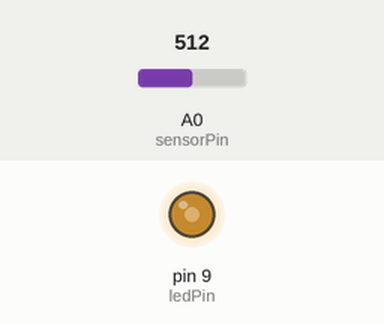
This sketch was run on a simulated Arduino Uno, built with avr-gcc and run on an emulated ATmega328P. Shown: output pins drawn as LEDs (lit = HIGH). Inputs (shaded band) come from the test bench; at power-on: A0 (sensorPin) = 512. What the sketch prints to the serial monitor is not drawn.

Above: at 1.2 s.
1.3 s: A0 (sensorPin) set to 418
At 2.8 s:
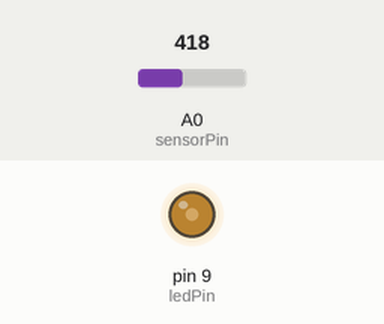
4.3 s: A0 (sensorPin) set to 387
At 5.0 s:
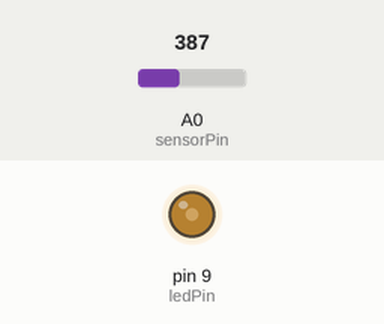
7.3 s: A0 (sensorPin) set to 716
At 8.5 s:
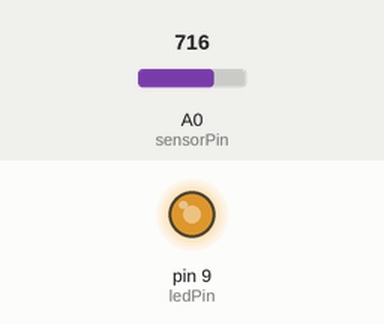
8.8 s: A0 (sensorPin) set to 982
At 9.5 s:
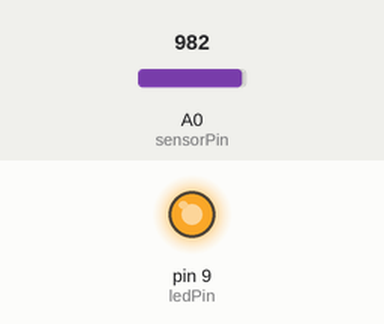
10.3 s: A0 (sensorPin) set to 1011
At 11.0 s:
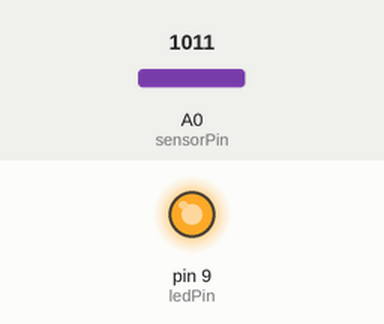
11.9 s: A0 (sensorPin) set to 0
At 12.2 s:
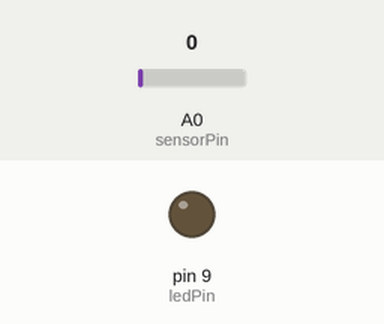
Timing chart, 0 to 14.4 s (numbered marks = the images above; inputs shaded):
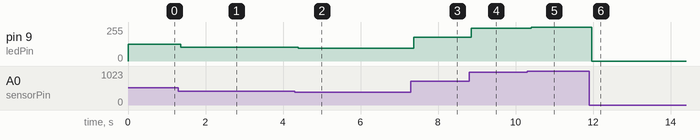

The sketch:

NYI_Wed_AM.ino
```cpp
/*
  Coding cute numbers
  Becca Rose and Pete Bennett
  0. setup / blink
  1. button
  1. get pot reading in serial (button)
  2. make cute or add own text
  3. change pot for other sensor (DIY or ??)
  4. combine part of blink with reading using if/else statement
  6. use map() to control LED light with sensor input reading
  7. tone melody + other play with examples...tamagochi etc.
*/

int mappedValue = 0;
int ledPin = 9;
int sensorPin = 0;
int sensorValue = 0;

// the setup routine runs once when you press reset:
void setup() {
  // initialize serial communication at 9600 bits per second:
  Serial.begin(9600);
  pinMode(ledPin, OUTPUT);
}

// the loop routine runs over and over again forever:
void loop() {
  // read the input on analog pin 0:
  sensorValue = analogRead(sensorPin);
  mappedValue = map(sensorValue, 0, 1023, 0, 255);
  // print out the value you read:
  Serial.print("sensor .。･:*:･" );
  Serial.print(sensorValue);
  Serial.print(" ❤ ");
  Serial.print(mappedValue);
  Serial.println(".。･:*:･ mapped" );

  analogWrite(ledPin, mappedValue);
  delay(1);        // delay in between reads for stability
}
```

Measured:
- after the input at 1.3 s, pin 9 (ledPin): 127/255 → 104/255 after 0.07 s
- after the input at 4.3 s, pin 9 (ledPin): 104/255 → 96/255 after 0.10 s
- after the input at 7.3 s, pin 9 (ledPin): 96/255 → 178/255 after 0.07 s
- after the input at 8.8 s, pin 9 (ledPin): 178/255 → 244/255 after 0.06 s
- after the input at 10.3 s, pin 9 (ledPin): 244/255 → 252/255 after 0.10 s
- after the input at 11.9 s, pin 9 (ledPin): 252/255 → 0/255 after 0.07 s
